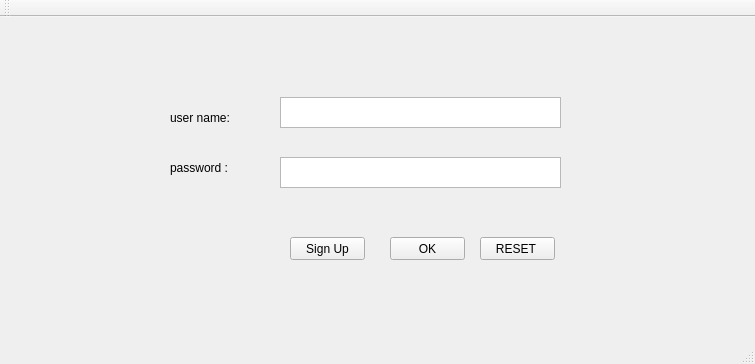
<?xml version="1.0" encoding="UTF-8"?>
<ui version="4.0">
 <class>MainWindow</class>
 <widget class="QMainWindow" name="MainWindow">
  <property name="geometry">
   <rect>
    <x>0</x>
    <y>0</y>
    <width>755</width>
    <height>364</height>
   </rect>
  </property>
  <property name="windowTitle">
   <string>MainWindow</string>
  </property>
  <widget class="QWidget" name="centralWidget">
   <widget class="QTextEdit" name="username">
    <property name="geometry">
     <rect>
      <x>280</x>
      <y>80</y>
      <width>281</width>
      <height>31</height>
     </rect>
    </property>
   </widget>
   <widget class="QTextEdit" name="password_2">
    <property name="geometry">
     <rect>
      <x>280</x>
      <y>140</y>
      <width>281</width>
      <height>31</height>
     </rect>
    </property>
   </widget>
   <widget class="QPushButton" name="OK">
    <property name="geometry">
     <rect>
      <x>390</x>
      <y>220</y>
      <width>75</width>
      <height>23</height>
     </rect>
    </property>
    <property name="text">
     <string>OK</string>
    </property>
   </widget>
   <widget class="QPushButton" name="reset">
    <property name="geometry">
     <rect>
      <x>480</x>
      <y>220</y>
      <width>75</width>
      <height>23</height>
     </rect>
    </property>
    <property name="text">
     <string>RESET </string>
    </property>
   </widget>
   <widget class="QLabel" name="username_2">
    <property name="geometry">
     <rect>
      <x>170</x>
      <y>90</y>
      <width>71</width>
      <height>21</height>
     </rect>
    </property>
    <property name="text">
     <string>user name:</string>
    </property>
   </widget>
   <widget class="QLabel" name="password">
    <property name="geometry">
     <rect>
      <x>170</x>
      <y>140</y>
      <width>61</width>
      <height>21</height>
     </rect>
    </property>
    <property name="text">
     <string>password :</string>
    </property>
   </widget>
   <widget class="QPushButton" name="signup">
    <property name="geometry">
     <rect>
      <x>290</x>
      <y>220</y>
      <width>75</width>
      <height>23</height>
     </rect>
    </property>
    <property name="text">
     <string>Sign Up</string>
    </property>
   </widget>
  </widget>
  <widget class="QMenuBar" name="menuBar">
   <property name="geometry">
    <rect>
     <x>0</x>
     <y>0</y>
     <width>755</width>
     <height>21</height>
    </rect>
   </property>
  </widget>
  <widget class="QToolBar" name="mainToolBar">
   <attribute name="toolBarArea">
    <enum>TopToolBarArea</enum>
   </attribute>
   <attribute name="toolBarBreak">
    <bool>false</bool>
   </attribute>
  </widget>
  <widget class="QStatusBar" name="statusBar"/>
 </widget>
 <layoutdefault spacing="6" margin="11"/>
 <resources/>
 <connections/>
</ui>
